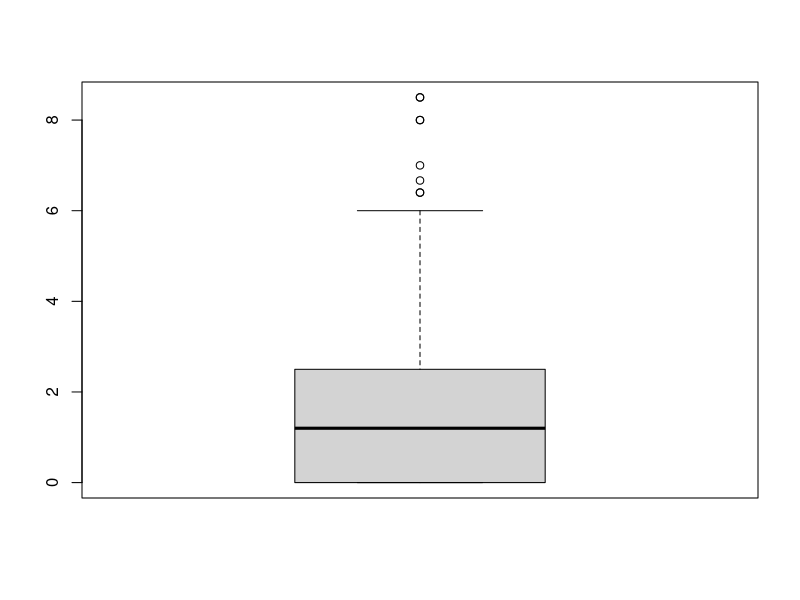
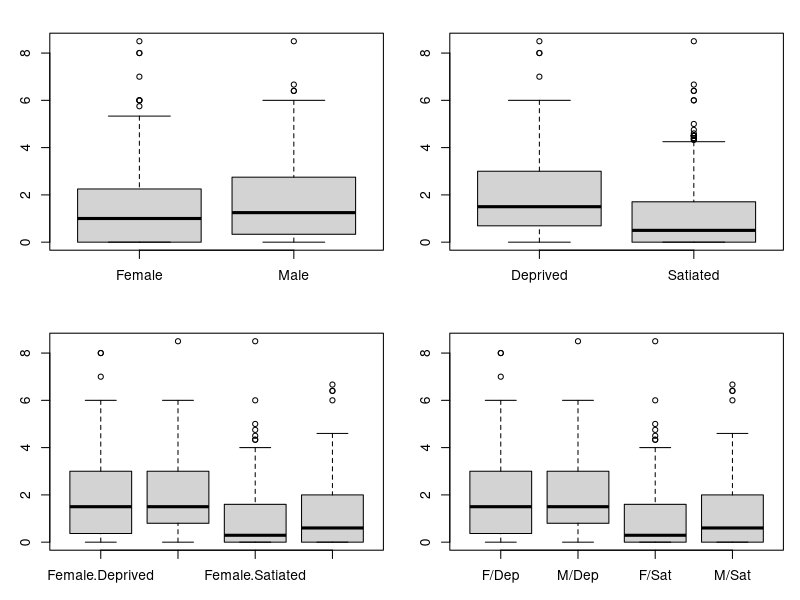
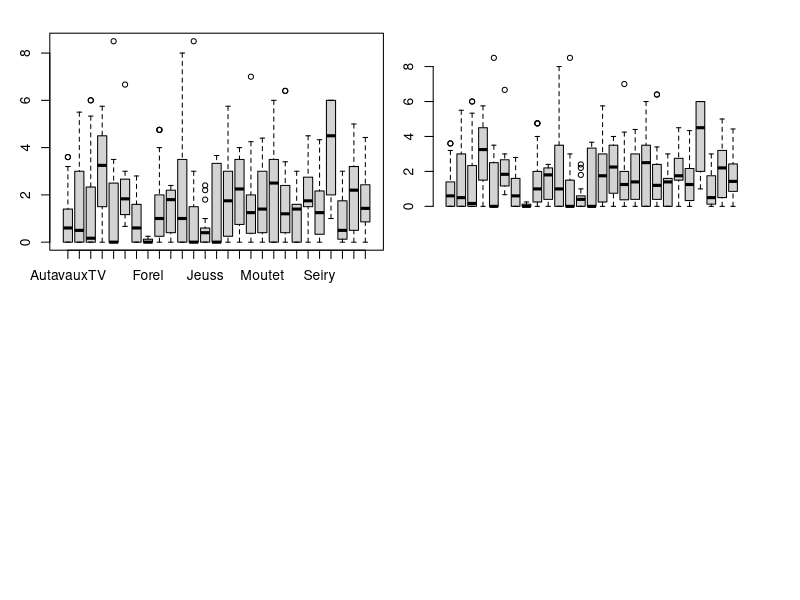

The R script that drew these images, in order:
# Chuong 7 tiep theo


# 7.3 Boxplot 

# Su dung Boxplots de hien thi du lieu Owl Data

setwd("C:\\Users\\PC\\Desktop\\R\\BT R 21-05-2021")


# Xem xet hanh vi cua cu con xem no co phan ung nhu the nao
# khi ma co su hien dien cua cu cha va cu me?
# 21:30 -> 5:30 qua 2 dem

Owls <- read.table(file = "Owls.txt", sep="\t", header= TRUE)
names(Owls)
str(Owls)

# Ve bieu do Boxplot
boxplot(Owls$NegPerChick)
par(mfrow= c(2,2), mar= c(3,3,2,1))
boxplot(NegPerChick ~ SexParent, data = Owls)
boxplot(NegPerChick ~ FoodTreatment, data = Owls)
boxplot(NegPerChick ~ SexParent*FoodTreatment, data = Owls)
boxplot(NegPerChick ~ SexParent*FoodTreatment,
        names= c("F/Dep","M/Dep","F/Sat","M/Sat"), 
        data = Owls)
boxplot(NegPerChick ~ Nest, data = Owls)


par(mar=c(2,2,3,3))
boxplot(NegPerChick ~ Nest, 
        data = Owls,
        axes=FALSE, 
        ylim=c(-3,8.5))
axis(2, at=c(0,2,4,6,8))
text(x=1:27, y=-2, 
     labels= levels(Owls$Nest),
     cex=0.75, srt=65)

